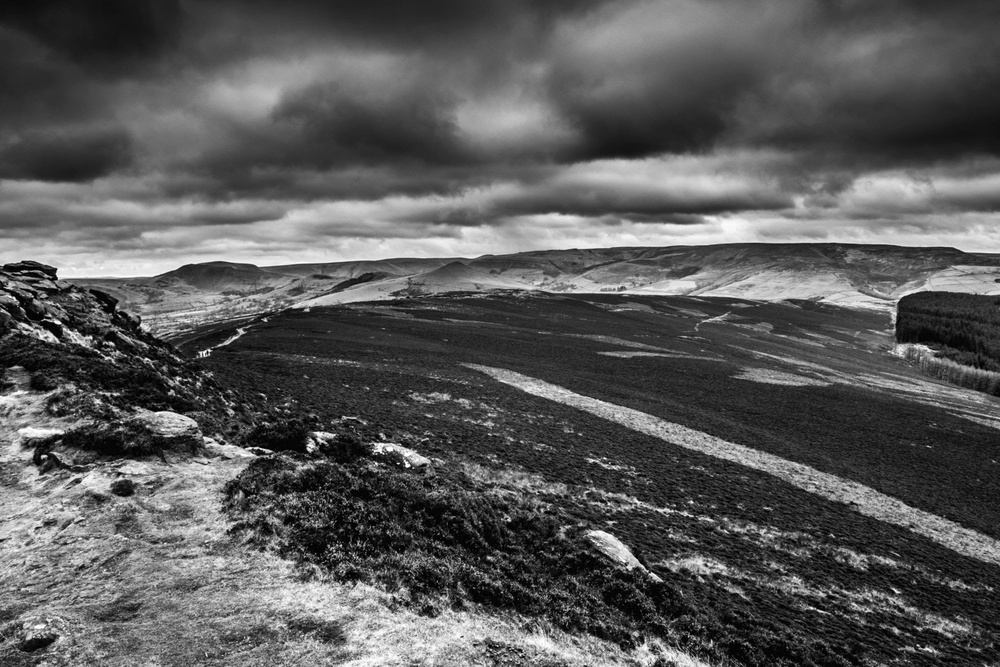
#> input picture lab_1_image.jpg, 1000 x 667 px, shrunk from 2048 x 1366 before the run
$ python lab_3.py
#> lines starting #> are read from the running program, lines starting #| are printed output that depends on the picture
#histogram calculation
import cv2
import matplotlib.pyplot as plt

image = cv2.imread('lab_1_image.jpg', 0)
#> image is the input picture: shape (667, 1000); min 0, max 255, mean 89.2

if image is None:
    print("Couldn't read image")
else:
    histogram = [0] * 256
    height = image.shape[0]
#> height = 667
    width = image.shape[1]
#> width = 1000
    for row in range(height):
        for col in range(width):
            pixel = image[row, col]
            histogram[pixel] += 1
#> after the loop, histogram = 256 values, max 7545 at index 42, min 36 at index 254, mean 2605.5

    plt.figure(figsize=(12, 5))
    plt.subplot(1, 2, 1)
    plt.imshow(image, cmap='gray', vmin=0, vmax=255)
    plt.title('Original Image')
    plt.axis('off')

    plt.subplot(1, 2, 2)
    x_axis_values = list(range(256))
    plt.bar(x_axis_values, histogram, color='gray', width=1)
    plt.title('Histogram')
    plt.xlabel('Pixel Intensity')
    plt.ylabel('Pixel Count')

    plt.tight_layout()
    plt.show()
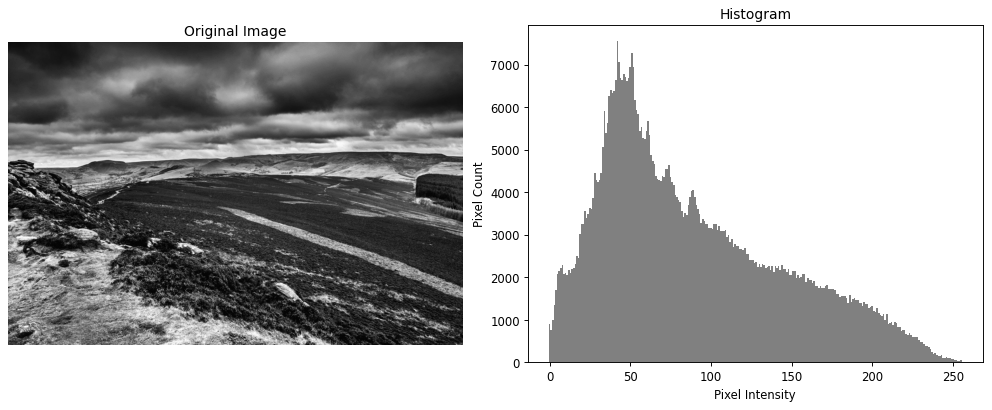
#> figure drawn by matplotlib, 2 panels; panel 2: tallest bar 7545 high, from x = 41.5 to 42.5

$ run again, with flower_lab.jpg copied over lab_1_image.jpg
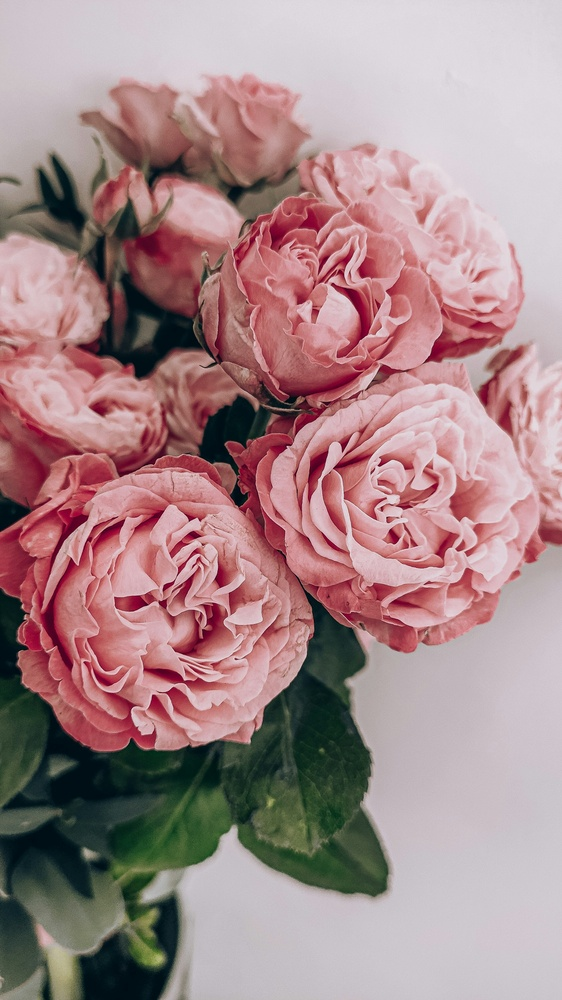
#> input picture flower_lab.jpg, 562 x 1000 px, shrunk from 2250 x 4000 before the run
#> `image = cv2.imread('lab_1_image.jpg', 0)`:
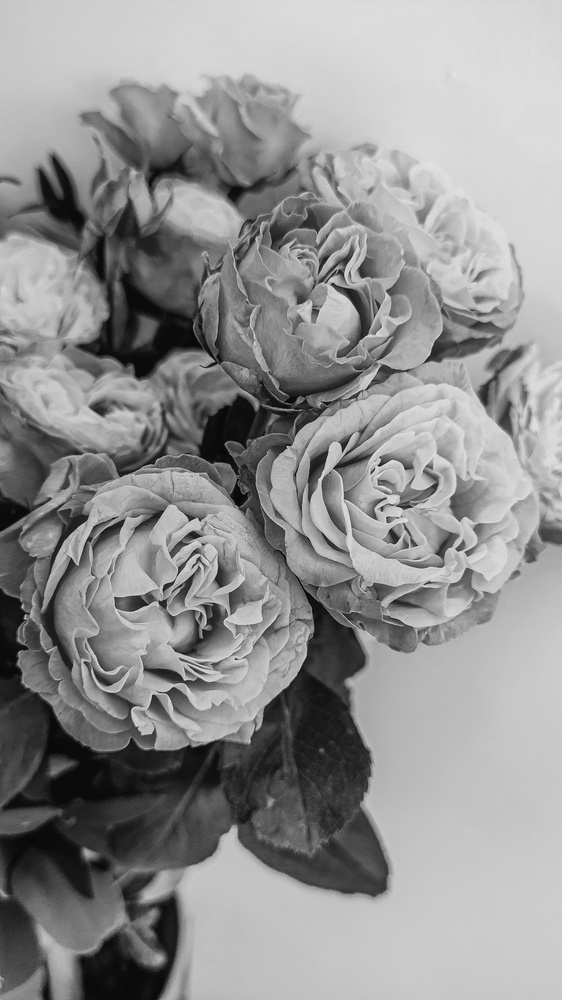
#> image: shape (1000, 562); min 0, max 232, mean 145.3
#> after the loop `for row in range(height):`: histogram = 256 values, max 9917 at index 200, min 0 at index 230, mean 2195.3
#> `plt.show()`:
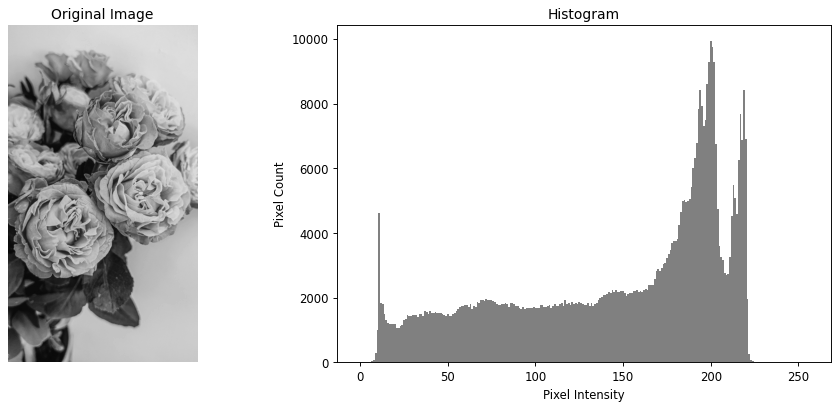
#> figure drawn by matplotlib, 2 panels; panel 2: tallest bar 9917 high, from x = 199.5 to 200.5
